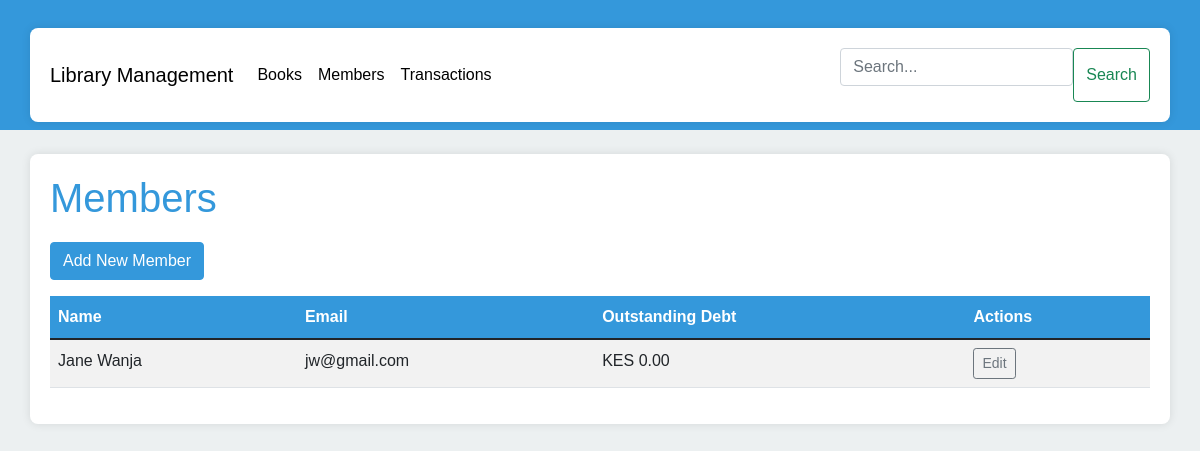
/members/, run on an earlier commit of the app's database.
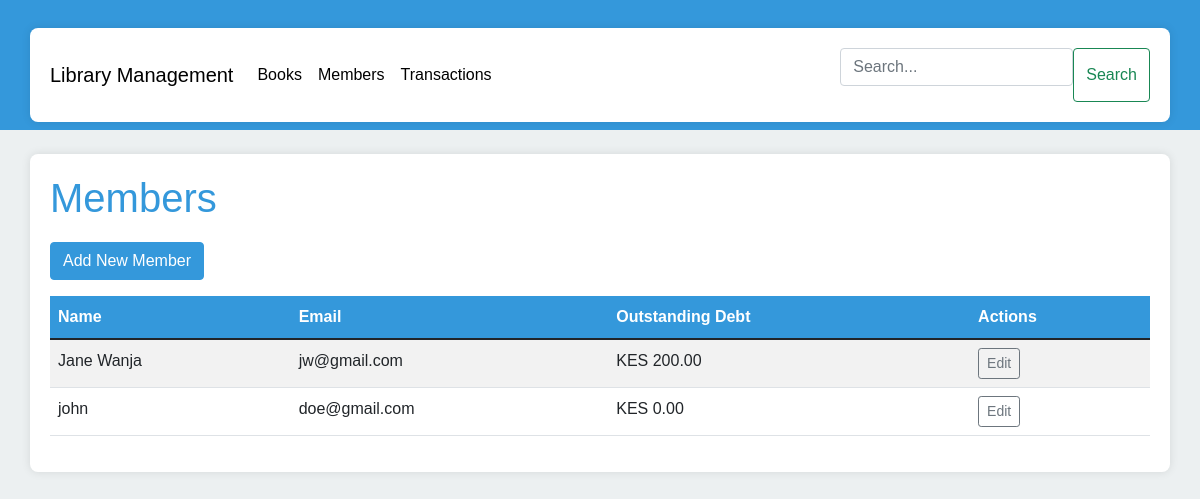
And on a later commit of the database.
### library/models.py (models this page shows, shortened)
class Member(models.Model):
    name = models.CharField(max_length=100)
    email = models.EmailField(unique=True)
    phone_number = models.CharField(max_length=20)
    membership_date = models.DateTimeField(default=timezone.now)
    outstanding_debt = models.DecimalField(max_digits=6, decimal_places=2, default=0)

### library/views.py (the view)
# urls.py: path('members/', views.member_list, name='member_list'),
def member_list(request):
    members = Member.objects.all()
    return render(request, 'member_list.html', {'members': members})

### library/templates/member_list.html (shortened to what this page needs)
{% extends 'base.html' %}
{% block content %}
<h1>Members</h1>
<a href="{% url 'member_add' %}" class="btn btn-primary mb-3">Add New Member</a>
<table class="table table-striped">
    <thead>
        <tr>
            <th>Name</th>
            <th>Email</th>
            <th>Outstanding Debt</th>
            <th>Actions</th>
        </tr>
    </thead>
    <tbody>
        {% for member in members %}
        <tr>
            <td>{{ member.name }}</td>
            <td>{{ member.email }}</td>
            <td>KES {{ member.outstanding_debt }}</td>
            <td>
                <a href="{% url 'member_edit' member.id %}" class="btn btn-sm btn-outline-secondary">Edit</a>
            </td>
        </tr>
        {% empty %}
        <tr>
            <td colspan="4">No members registered.</td>
        </tr>
        {% endfor %}
    </tbody>
</table>
{% endblock %}

What changed in the data, as far as the page shows it:
changed Member "Jane Wanja": outstanding_debt "0.00" → "200.00"
added Member: name "john", email "doe@gmail.com", outstanding_debt "0.00"
